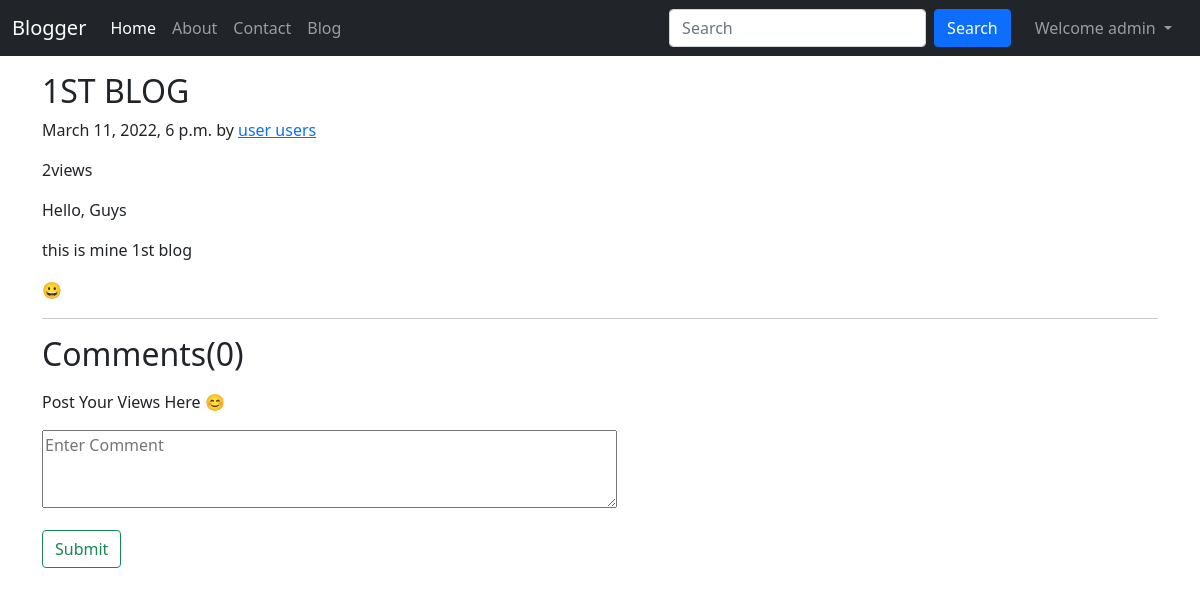
The app's page /blog/1ST-BLOG-user1 (signed in) with its own data.
### blog/models.py (models this page shows, shortened)
class Post(models.Model):
    sno = models.AutoField(primary_key=True)
    title = models.CharField(max_length=255)
    content = models.TextField()
    author = models.CharField(max_length=20)
    slug = models.CharField(max_length=130)
    views = models.IntegerField(default=0)
    timestamp = models.DateTimeField(blank=True)
    visibility = models.IntegerField(default=1)

### blog/views.py (the view)
# urls.py: path('<str:slug>', views.blogPost, name="blogPost"),
def blogPost(request, slug):
    post = Post.objects.filter(slug=slug)[0]
    post.views = post.views+1
    post.save()
    comments = BlogComment.objects.filter(post=post, parent=None)
    replies = BlogComment.objects.filter(post=post).exclude(parent=None)
    replyDict = {}
    for reply in replies:
        if reply.parent.sno not in replyDict.keys():
            replyDict[reply.parent.sno] = [reply]
        else:
            replyDict[reply.parent.sno].append(reply)
    context = {
        'post': post,
        'comments': comments,
        'user': request.user,
        'replyDict': replyDict,
    }
    return render(request, "blog/blogPost.html", context)

### templates/blog/blogPost.html (shortened to what this page needs)
{% extends 'base.html' %}
{% block blogactive %} active {% endblock blogactive %}
{% block body %}
{% load humanize %}
{% load extras %}
<div class="container my-3">
  <h2 class="blog-post-title">{{ post.title }}</h2>
  <p class="blog-post-meta">{{ post.timestamp}} by <a href="/about">{{post.author}}</a></p>
  <span>{{post.views}}views</span>
  <p>{{post.content|safe}}</p>
  <hr>
</div>
<div class="container">
  <h2>Comments({{comments.count}})</h2>
  <div class="my-2">
    {% if user.is_authenticated %}
    <form action="/blog/postComment" method="post">
      <label class="my-2" for="comemnt">Post Your Views Here 😊</label><br>
      <textarea class="my-2" type="text" name="comment" placeholder="Enter Comment" cols="60" rows="3"></textarea>
      <br>
      <input class="my-2 btn btn-outline-success" type="submit" value="Submit">
    </form>
    {% else %}
    <p>Please login to post a comment</p>
    {% endif %}
</div>
</div>
{% endblock body %}

### templates/base.html (shortened to what this page needs)
<!doctype html>
<html lang="en">
<head>
  <link href="https://cdn.jsdelivr.net/npm/bootstrap@5.1.3/dist/css/bootstrap.min.css" rel="stylesheet"
>
  <link rel="stylesheet" href="https://cdnjs.cloudflare.com/ajax/libs/font-awesome/4.7.0/css/font-awesome.min.css">
</head>
<body>
  <nav class="navbar navbar-expand-lg navbar-dark bg-dark">
    <div class="container-fluid">
      <a class="navbar-brand" href="/">Blogger</a>
      <div class="collapse navbar-collapse" id="navbarSupportedContent">
        <ul class="navbar-nav me-auto mb-2 mb-lg-0">
          <li class="nav-item {% block homeactive %} {% endblock homeactive %}">
            <a class="nav-link active" aria-current="page" href="/">Home</a>
          </li>
          <li class="nav-item {% block aboutactive %} {% endblock aboutactive %}">
            <a class="nav-link" href="/about">About</a>
          </li>
          <li class="nav-item {% block contactactive %} {% endblock contactactive %}">
            <a class="nav-link" href="/contact">Contact</a>
          </li>
          <li class="nav-item {% block blogactive %} {% endblock blogactive %}">
            <a class="nav-link" href="/blog">Blog</a>
          </li>
        </ul>
        <form method="get" action="/search" class="d-flex my-2 my-lg-0 mx-3">
          <input class="form-control me-2" type="search" placeholder="Search" aria-label="Search" name="query"
            id="query">
          <button class="btn btn-primary " type="submit">Search</button>
        </form>
        {% if user.is_authenticated %}
        <ul class="navbar-nav ml-auto me-2">
          <li class="nav-item dropdown">
            <a class="nav-link dropdown-toggle" href="#" id="navbarDropdown" role="button" data-bs-toggle="dropdown" aria-expanded="false">
              Welcome {{request.user}}
            </a>
          </li>
        </ul>
        {% endif %}
      </div>
    </div>
  </nav>
  {% block body %}{% endblock body %}
</body>
</html>

### records on screen
Post: title "1ST BLOG", timestamp "March 11, 2022, 6 p.m.", author "user users", views "2", content "Hello, Guys this is mine 1st blog 😀"

### other values on screen
{{ request.user }} "admin"
{{ comments.count }} "0"
